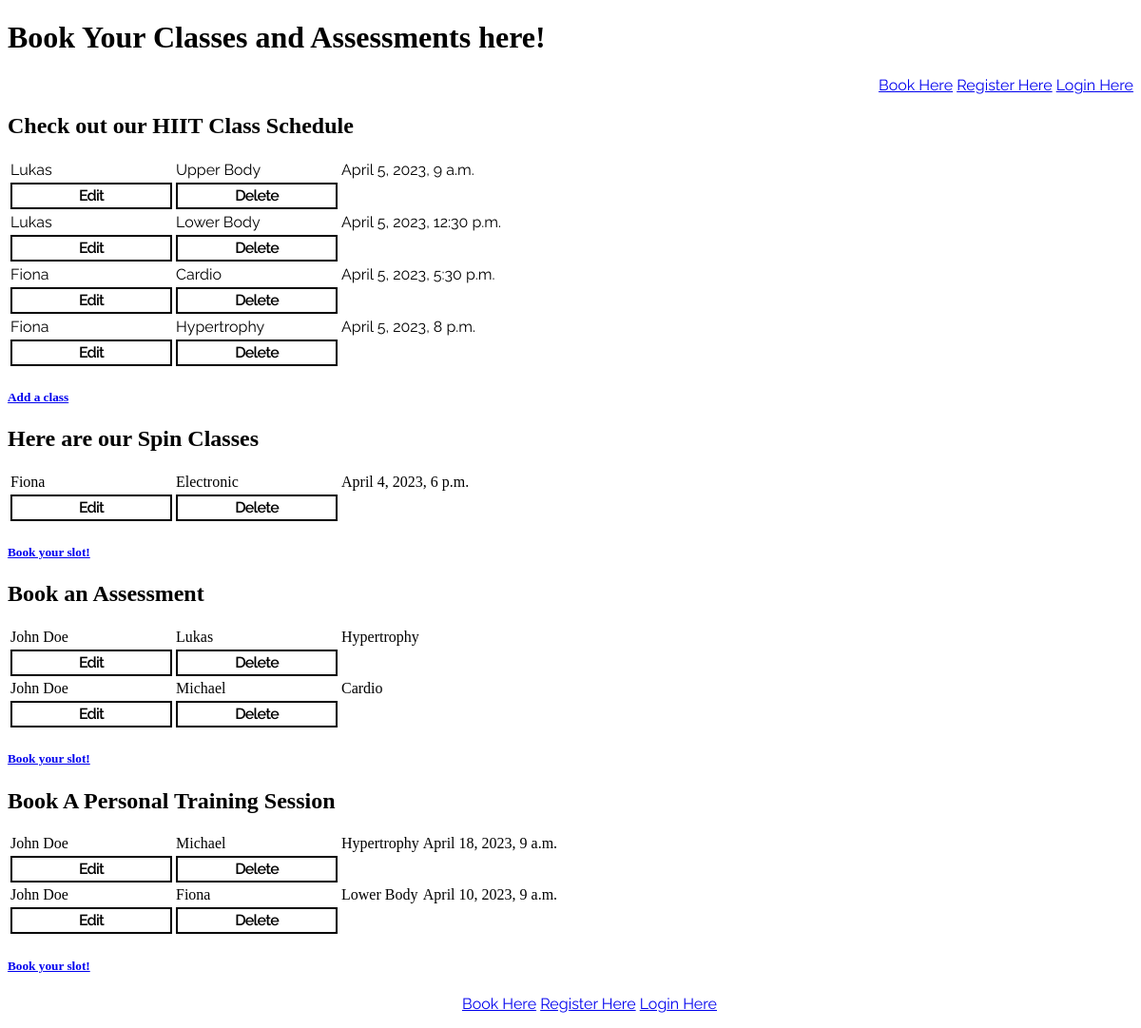
The page /booking on the database its author committed.
### home/models.py (models this page shows, shortened)
class hiitbook(models.Model):
    name = models.CharField(max_length=10, null=False, blank=False)
    focus = models.CharField(max_length=50, null=False, blank=False)
    time = models.DateTimeField(max_length=10)

class SpinClasses(models.Model):
    name = models.CharField(max_length=10, null=False, blank=False)
    genre = models.CharField(max_length=10, null=False, blank=False)
    time = models.DateTimeField(max_length=10)

class hittclasses(models.Model):
    name = models.CharField(max_length=10, null=False, blank=False)
    trainer = models.CharField(max_length=10, null=False, blank=False)
    focus = models.CharField(max_length=50, null=False, blank=False)

class PtClasses(models.Model):
    name = models.CharField(max_length=10, null=False, blank=False)
    trainer = models.CharField(max_length=10, null=False, blank=False)
    focus = models.CharField(max_length=50, null=False, blank=False)
    time = models.DateTimeField(null=False, blank=False)

### home/views.py (the view)
# urls.py: path('booking', views.booking, name='booking'),
def booking(request):
    SpinClass = SpinClasses.objects.all()
    hittclass = hittclasses.objects.all()
    hiitbooks = hiitbook.objects.all()
    ptClass = PtClasses.objects.all()
    context = {
        'SpinClass': SpinClass,
        'ptClass': ptClass,
        'hittclass': hittclass,
        'hiitclasses':  hiitbooks,
    }
    return render(request, "home/booking_page.html", context)

### home/templates/home/booking_page.html (shortened to what this page needs)
<!DOCTYPE html>
<html lang="en">
<head>
    {% load static %}
    <link rel="stylesheet" href="{% static '/css/style.css' %}">
</head>
<body>
    <header>
        <h1>
            Book Your Classes and Assessments here!
        </h1>
        <nav>
            <ul class="navbar-nav mr-auto list-inline navfont">
                {% if user.is_authenticated %}
                <li class="nav-item">
                  <a class="nav-link" href="booking">Welcome, {{user.username}}</a>
                </li>
                <li class="nav-item">
                    <a href="{% url 'booking' %}">Book Here</a>
                </li>
                <li class="nav-item">
                    <a class="nav-link" href="logout">Logout</a>
                </li>
                {% else %}
                <li class="nav-item">
                    <a href="{% url 'booking' %}">Book Here</a>
                </li>
                <li class="nav-item">
                    <a href="register">Register Here</a>
                </li>
                <li class="nav-item">
                    <a href="login">Login Here</a>
                </li>
                {% endif %}
        </nav>
    </header>
    <section>
    <h2>
        Check out our HIIT Class Schedule
    </h2>
    <table class="mainparagraph">
            {% for item in hiitclasses %}
                <tr>
                    <td>{{ item.name }}</td>
                    <td>{{ item.focus }}</td>
                    <td>{{ item.time }}</td>
                </tr>
                <td>
                    <a href="/editinghiit/{{ item.id }}">
                        <button class="btneddel">
                            Edit
                        </button>
                    </a>
                </td>
                <td>
                    <a href="/deletinghiit/{{ item.id }}">
                        <button class="btneddel">
                            Delete
                        </button>
                    </a>
                </td>
            {% endfor %}
    </table>
    <h5>
    <a href="{% url 'hiitclasses' %}">Add a class</a>
    </h5>
    <section>
    <h2>
        Here are our Spin Classes
    </h2>
    <table>
        {% for item in SpinClass %}
            <tr>
                <td>{{ item.name }}</td>
                <td>{{ item.genre }}</td>
                <td>{{ item.time }}</td>
            </tr>
            <td>
                <a href="/editingspin/{{ item.id }}">
                    <button class="btneddel">
                        Edit
                    </button>
                </a>
            </td>
            <td>
                <a href="/deletingspin/{{ item.id }}">
                    <button class="btneddel">
                        Delete
                    </button>
                </a>
            </td>
        {% endfor %}
    </table>
    <h5>
        <a href="{% url 'spinclasses' %}">Book your slot!</a>
    </h5>
    </section>
    <section>
    <h2>
        Book an Assessment
    </h2>
    <table>
        {% for item in hittclass %}
            <tr>
                <td>{{ item.name }}</td>
                <td>{{ item.trainer }}</td>
                <td>{{ item.focus }}</td>
            </tr>
            <td>
                <a href="/editing/{{ item.id }}">
                    <button class="btneddel">
                        Edit
                    </button>
                </a>
            </td>
            <td>
                <a href="/deleting/{{ item.id }}">
                    <button class="btneddel">
                        Delete
                    </button>
                </a>
            </td>
        {% endfor %}
    </table>
    <h5>
        <a href="{% url 'bookingin' %}">Book your slot!</a>
    </h5>
    </section>
    <section>
        <h2>
            Book A Personal Training Session
        </h2>
        <table>
            {% for item in ptClass %}
                <tr>
                    <td>{{ item.name }}</td>
                    <td>{{ item.trainer }}</td>
                    <td>{{ item.focus }}</td>
                    <td>{{ item.time }}</td>
                </tr>
                <td>
                    <a href="/editingpt/{{ item.id }}">
                        <button class="btneddel">
                            Edit
                        </button>
                    </a>
                </td>
                <td>
                    <a href="/deletingpt/{{ item.id }}">
                        <button class="btneddel">
                            Delete
                        </button>
                    </a>
                </td>
            {% endfor %}
        </table>
        <h5>
            <a href="{% url 'bookinginSes' %}">Book your slot!</a>
        </h5>
        </section>
<footer>
    <nav>
        <ul class="navbar-nav mr-auto list-inline">
            {% if user.is_authenticated %}
            <li class="nav-item">
              <a class="nav-link" href="booking">Welcome, {{user.username}}</a>
            </li>
            <li class="nav-item">
                <a href="{% url 'booking' %}">Book Here</a>
            </li>
            <li class="nav-item">
                <a class="nav-link" href="logout">Logout</a>
            </li>
            {% else %}
            <li class="nav-item">
                <a href="{% url 'booking' %}">Book Here</a>
            </li>
            <li class="nav-item">
                <a href="register">Register Here</a>
            </li>
            <li class="nav-item">
                <a href="login">Login Here</a>
            </li>
            {% endif %}
    </nav>
</footer>

### home/static/css/style.css (style rules this page uses)
.mainparagraph { font-family: 'Raleway', sans-serif; }
.navfont { font-family: 'Raleway', sans-serif; text-transform: none; text-decoration: none; text-align: right; }
#list-inline, li { font-family: 'Raleway', sans-serif; text-align: right; display: inline; text-decoration: none; }
footer, ul { font-family: 'Raleway', sans-serif; text-align: center; text-transform: none; text-decoration: none; }
.btneddel { align-items: center; background-color: #fff; border: 2px solid #000; box-sizing: border-box; color: #000; cursor: pointer; display: inline-flex; fill: #000; font-family: 'Raleway', sans-serif; font-size: 16px; font-weight: 600; justify-content: center; letter-spacing: -.8px; line-height: 24px; outline: 0; padding: 0 17px; text-align: center; text-decoration: none; transition: all .3s; user-select: none; -webkit-user-select: none; touch-action: manipulation; }
@media (min-width: 768px) { .btneddel { min-width: 170px; } }

### rows shown on the page
hiitbook: name "Lukas", focus "Upper Body", time "April 5, 2023, 9 a.m."
hiitbook: name "Lukas", focus "Lower Body", time "April 5, 2023, 12:30 p.m."
hiitbook: name "Fiona", focus "Cardio", time "April 5, 2023, 5:30 p.m."
hiitbook: name "Fiona", focus "Hypertrophy", time "April 5, 2023, 8 p.m."
SpinClasses: name "Fiona", genre "Electronic", time "April 4, 2023, 6 p.m."
hittclasses: name "John Doe", trainer "Lukas", focus "Hypertrophy"
hittclasses: name "John Doe", trainer "Michael", focus "Cardio"
PtClasses: name "John Doe", trainer "Michael", focus "Hypertrophy", time "April 18, 2023, 9 a.m."
PtClasses: name "John Doe", trainer "Fiona", focus "Lower Body", time "April 10, 2023, 9 a.m."
